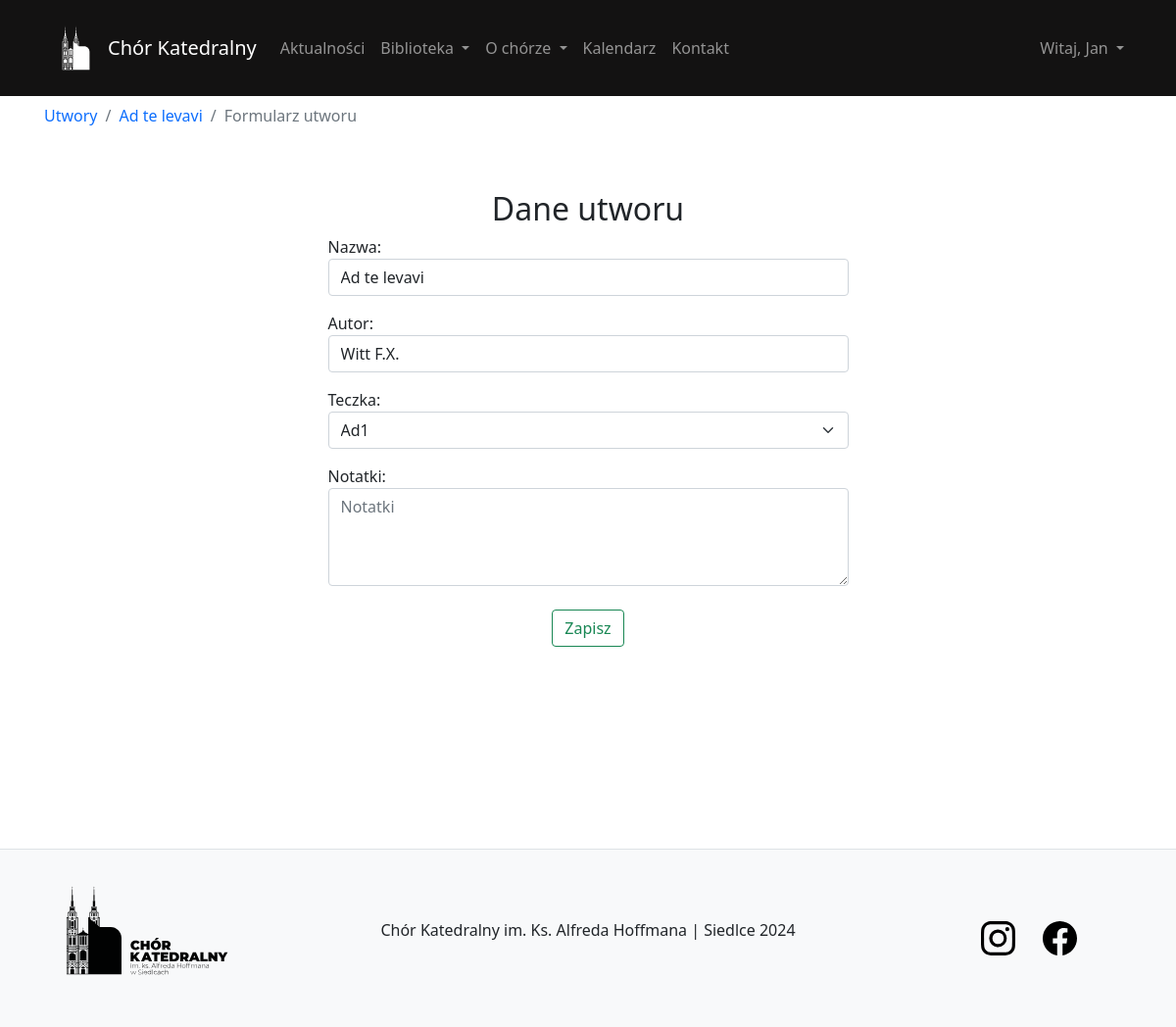
Screenshot of /composition/edit/1/ (signed in) with the database file from the repository.
### user/models.py (models this page shows, shortened)
class User(AbstractBaseUser, PermissionsMixin):
    email = models.EmailField(unique=True)
    name = models.CharField(max_length=30)
    surname = models.CharField(max_length=30)
    voice_type = models.CharField(max_length=10, default='guest')
    last_activity = models.DateTimeField(null=True, blank=True)
    is_staff = models.BooleanField(default=False)
    is_active = models.BooleanField(default=True)
    date_joined = models.DateTimeField(default=timezone.now)
    objects = CustomUserManager()
    USERNAME_FIELD = 'email'
    REQUIRED_FIELDS = ['name', 'surname']

### composition/models.py (models this page shows, shortened)
class Composition(models.Model):
    name = models.CharField('Name', max_length=45)
    author = models.CharField('Author', max_length=35)
    number = models.PositiveIntegerField(unique=True)
    folder = models.ForeignKey(Folder, related_name='compositions', on_delete=models.SET_NULL, null=True, blank=True)
    isActual = models.BooleanField('Is Actual', default=False)
    note = models.CharField('Note', max_length=250, null=True, blank=True)  # Может быть нулём + можно ничего не вписывать в форме
    date_joined = models.DateTimeField(default=timezone.now)
    class Meta:
        verbose_name = 'Composition'
        verbose_name_plural = 'Compositions'

### folder/models.py (models this page shows)
class Folder(models.Model):
    name = models.CharField('name', max_length=45, unique=True)
    note = models.CharField('note', max_length=250, null=True, blank=True) # Может быть нулём + можно ничего не вписывать в форме
    colour = models.CharField('colour', max_length=25, null=True, blank=True)
    date_joined = models.DateTimeField(default=timezone.now)
    def __str__(self):
        return self.name
    class Meta:
        verbose_name = 'Folder'
        verbose_name_plural = 'Folders'

### composition/views.py (the view)
# urls.py: path('edit/<int:id>/', views.editComposition, name='editComposition'),
@permission_required('composition.add_composition', raise_exception=True)
@permission_required('composition.change_composition', raise_exception=True)
def editComposition(request, id=None):
    if id:
        composition = get_object_or_404(Composition, id=id)
        action = 'update'
    else:
        composition = None
        action = 'add'
    if request.method == 'POST':
        form = CompositionForm(request.POST, instance=composition)
        if form.is_valid():
            new_composition = form.save()
            if action == 'add':
                messages.success(request, f'Utwór {new_composition.name} został pomyślnie dodany do biblioteki.')
                messages.warning(request, f'Do ostatnio dodanego utwóru {new_composition.name} został przypisany numer: {new_composition.number}.')
            else:
                messages.success(request, f'Utwór {new_composition.name} został pomyślnie zaktualizowany.')
            return redirect('listComposition')
        else:
            messages.error(request, 'Coś poszło nie tak')
    else:
        form = CompositionForm(instance=composition)
    return render(request, 'composition/form.html', {'form': form, 'composition': composition})

### composition/forms.py
class CompositionForm(ModelForm):
    class Meta:
        model = Composition
        fields = ['name', 'author', 'folder', 'note']
        labels = {
            'name': 'Nazwa',
            'author': 'Autor',
            'folder': 'Teczka',
            'note': 'Notatki'
        }
        widgets = {
            'name': TextInput(attrs={
                'class': 'form-control',
                'placeholder': 'Ich will'
            }),
            'author': TextInput(attrs={
                'class': 'form-control',
                'placeholder': 'Rammstein'
            }),
            'folder': Select(attrs={
                'class': 'form-select'  # Используйте 'form-select' для стилизации select с Bootstrap
            }),
            'note': forms.Textarea(attrs={
                'class': 'form-control',
                'placeholder': 'Notatki',
                'style' : 'height: 100px;'
            }),
        }
        folder = forms.ModelChoiceField(queryset=Folder.objects.all(), required=False, empty_label="Wybierz teczkę")

### library/context_processors.py (called while the page is built)
def current_time(request):
    now = timezone.now()
    return {
        'current_year': now.year,
        'current_month': now.month,
    }

### composition/templates/composition/form.html (shortened to what this page needs)
{% extends 'content/template.html' %}
{% load static %}
{% block body %}
<div class="pt-2">
    <nav aria-label="breadcrumb">
        <ol class="breadcrumb">
            <li class="breadcrumb-item"><a href="{% url 'listComposition' %}">Utwory</a></li>
            {% if composition != None %}
            <li class="breadcrumb-item"><a href="{% url 'detailsComposition' id=composition.id %}">{{ composition.name }}</a></li>
            {% endif %}
            <li class="breadcrumb-item active" aria-current="page">Formularz utworu</li>
        </ol>
    </nav>
</div>
<div class="container">
    <div class="row justify-content-center">
        <div class="col-lg-6 col-md-8 col-sm-10 col-12">
            <h2 class="mt-5 text-center">Dane utworu</h2>
            <form method="post">
                {{ form.as_p }}
                <div class="text-center">
                    <button type="submit" class="btn btn-outline-success mt-2">Zapisz</button>
                </div>
            </form>
        </div>
    </div>
</div>
{% endblock %}

### content/templates/content/template.html (shortened to what this page needs)
{% load static %}
<!DOCTYPE html>
<html lang="en">
<head>
    <link href="https://cdn.jsdelivr.net/npm/bootstrap@5.0.2/dist/css/bootstrap.min.css" rel="stylesheet">
    <link rel="stylesheet" href="https://cdnjs.cloudflare.com/ajax/libs/toastr.js/latest/toastr.min.css">
    <link rel="stylesheet" href="{% static 'content/css/main.css' %}">
</head>
<body class="body-bg">
    <div class="overlay">
        <nav class="navbar navbar-dark navbar-expand-lg bg-dark sticky-top">
            <div class="container main-container">
                <img class="m-0 p-0" src="{% static 'content/img/logo_light.svg' %}" width="65px" alt="Chór Katedralny">
                <a class="navbar-brand text-center" href="/">
                    Chór Katedralny
                </a>
                <div class="collapse navbar-collapse" id="navbarTogglerDemo03">
                    <ul class="navbar-nav me-auto mb-2 mb-lg-0">
                        <li class="nav-item">
                            <a class="nav-link" href="{% url 'listNews' %}">Aktualności</a>
                        </li>
                        {% if user.is_authenticated %}
                        <li class="nav-item dropdown">
                            <a class="nav-link dropdown-toggle" href="#" id="navbarDarkDropdownMenuLink" role="button"
                               data-bs-toggle="dropdown" aria-expanded="false">
                                Biblioteka
                            </a>
                        </li>
                        {% else %}
                        <li class="nav-item">
                            <a class="nav-link" href="{% url 'listComposition' %}">Biblioteka</a>
                        </li>
                        {% endif %}
                        <ul class="navbar-nav">
                            <li class="nav-item dropdown">
                                <a class="nav-link dropdown-toggle" href="#" id="navbarDarkDropdownMenuLink" role="button"
                                   data-bs-toggle="dropdown" aria-expanded="false">
                                    O chórze
                                </a>
                            </li>
                        </ul>
                        <li class="nav-item">
                            {% if current_year and current_month %}
                            <a class="nav-link" href="{% url 'calendar' current_year current_month %}">Kalendarz</a>
                            {% else %}
                                <a class="nav-link" href="#">Kalendarz</a>
                            {% endif %}
                        </li>
                        <li class="nav-item">
                            <a class="nav-link" href="{% url 'contact' %}">Kontakt</a>
                        </li>
                    </ul>
                    {% if user.is_authenticated %}
                        <ul class="navbar-nav">
                            <li class="nav-item dropdown">
                                <a class="nav-link dropdown-toggle" href="#" id="navbarDarkDropdownMenuLink" role="button"
                                   data-bs-toggle="dropdown" aria-expanded="false">
                                   Witaj, {{ user.name }}
                                </a>
                            </li>
                        </ul>
                    {% else %}
                        <a class="btn btn-success" href="{% url 'signIn' %}" role="button">Zaloguj</a>
                    {% endif %}
                </div>
            </div>
        </nav>
        <div class="container main-container align-items-center" style="min-height: 90vh; width: 100%">
            <div class="toast-container position-fixed bottom-0 end-0 p-3" style="z-index: 11">
            </div>
            {% block body %}
            {% endblock %}
        </div>
        {% include 'content/footer.html' %}
    </div>
</body>
</html>

### content/static/content/css/main.css (style rules this page uses)
.main-container { margin-right: auto; margin-left: auto; padding-right: 15px; padding-left: 15px; }
.sticky-top { position: sticky; top: 0; scroll-padding-top: 108px; }
a { text-decoration: none; }

### content/templates/content/template.html (style rules this page uses)
.bg-dark { background-color: rgb(19, 18, 18) !important; }

### rows the page displays
User: name "Jan"
Composition: name "Ad te levavi", author "Witt F.X.", folder "Ad1"
